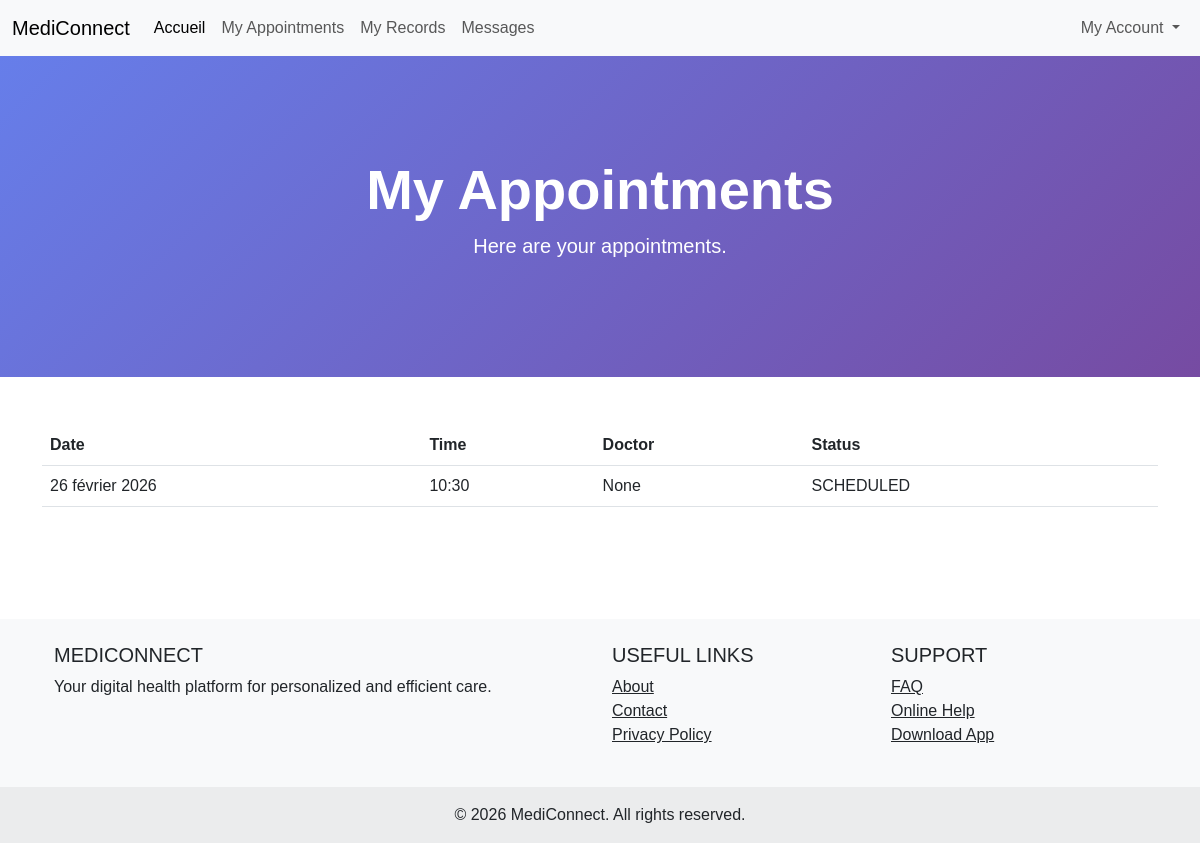
The page /my-appointments/ (signed in) on the database its author committed.
### MediConnect/models.py (models this page shows, shortened)
class Appointment(models.Model):
    patient = models.ForeignKey(User, on_delete=models.CASCADE, related_name='appointments')
    doctor = models.ForeignKey(User, on_delete=models.CASCADE, related_name='doctor_appointments', limit_choices_to={'role': 'DOCTOR'},blank=True,null=True)
    date = models.DateField()
    time = models.TimeField()
    status = models.CharField(
        max_length=20,
        choices=[('SCHEDULED', 'Programmé'), ('COMPLETED', 'Terminé'), ('CANCELLED', 'Annulé')],
        default='SCHEDULED'
    )
    notes = models.TextField(blank=True)
    created_at = models.DateTimeField(auto_now_add=True)
    class Meta:
        verbose_name = "Rendez-vous"
        verbose_name_plural = "Rendez-vous"
        ordering = ['-date', '-time']

### MediConnect/views.py (the view)
# urls.py: path('my-appointments/',my_appointments,name='my_appointments'),
@login_required(login_url="login")
def my_appointments(request):
    appointments = Appointment.objects.filter(patient=request.user)
    return render(request, 'MediConnect/my_appointments.html', {'appointments': appointments})

### MediConnect/models.py (called while the page is built)
def generate_uuid_pk():
    return str(uuid.uuid4())

    def save(self, *args, **kwargs):
        if self.is_primary and self.user:
            Device.objects.filter(user=self.user, is_primary=True).exclude(pk=self.pk).update(is_primary=False)
        if self.user_id and self.session_key:
            self.session_key = None
        super().save(*args, **kwargs)
        if self.user and not self.is_primary and not Device.objects.filter(
            user=self.user, is_primary=True
        ).exclude(pk=self.pk).exists():
            self.is_primary = True
            self.save(update_fields=['is_primary'])

### MediConnect/templates/MediConnect/my_appointments.html (shortened to what this page needs)
{% extends "base.html" %}
{% block content %}
<section class="hero-section">
    <div class="container text-center">
        <h1 class="display-4 fw-bold">My Appointments</h1>
        <p class="lead">Here are your appointments.</p>
    </div>
</section>
<section class="py-5">
    <div class="container">
        <div class="row">
            <div class="col-lg-12 mx-auto">
                <table class="table">
                    <thead>
                        <tr>
                            <th>Date</th>
                            <th>Time</th>
                            <th>Doctor</th>
                            <th>Status</th>
                        </tr>
                    </thead>
                    <tbody>
                        {% for appointment in appointments %}
                        <tr>
                            <td>{{ appointment.date }}</td>
                            <td>{{ appointment.time }}</td>
                            <td>{{ appointment.doctor }}</td>
                            <td>{{ appointment.status }}</td>
                        </tr>
                        {% endfor %}
                    </tbody>
                </table>
            </div>
        </div>
    </div>
</section>
{% endblock %}

### MediConnect/templates/base.html (style rules this page uses)
body { font-family: Arial, sans-serif; }
.hero-section { background: linear-gradient(135deg, #667eea 0%, #764ba2 100%); color: white; padding: 100px 0; }

### rows shown on the page
Appointment: date "26 février 2026", time "10:30", doctor "None", status "SCHEDULED"
